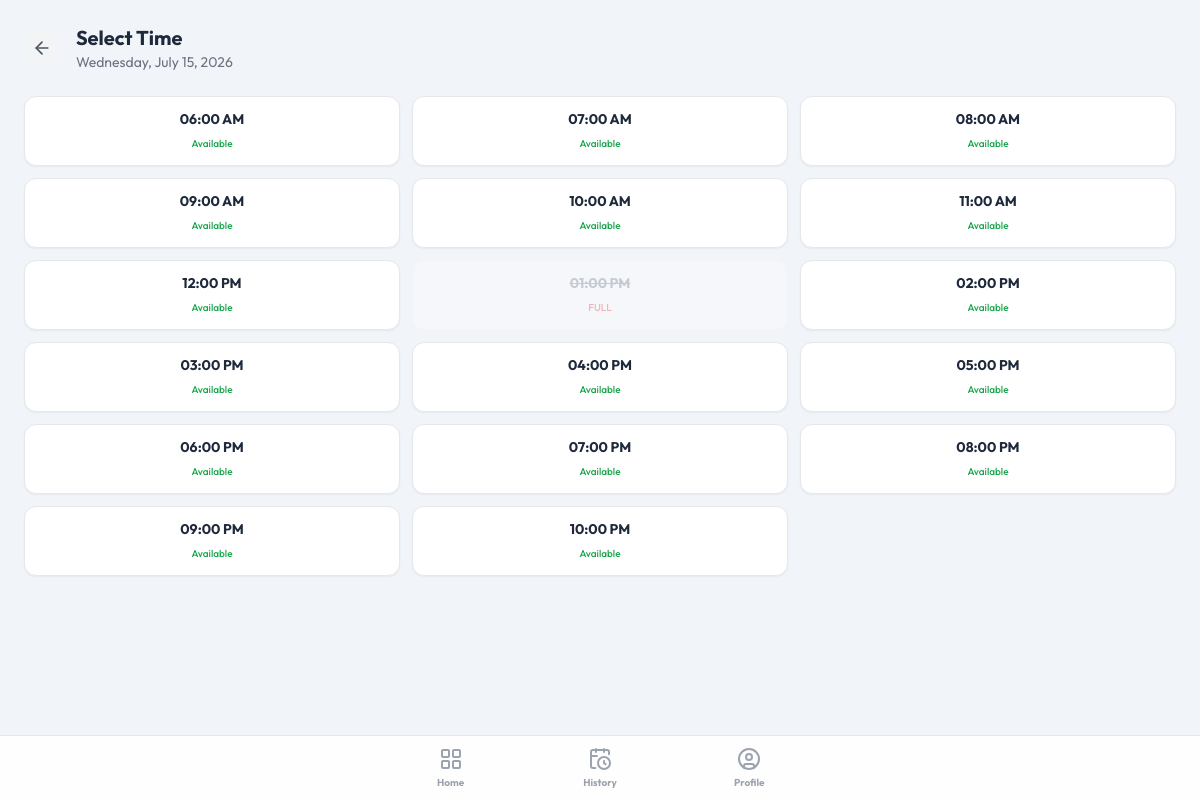
Screenshot of /appointments/book/slots/?date=2026-07-15 (signed in) with the database file from the repository.
### appointments/models.py (models this page shows, shortened)
class DailySlot(models.Model):
    date = models.DateField()
    time = models.TimeField()
    capacity = models.PositiveIntegerField(default=1)
    booked_count = models.PositiveIntegerField(default=0)
    is_active = models.BooleanField(default=True)
    class Meta:
        unique_together = ('date', 'time')
        ordering = ['date', 'time']
    @property
    def is_full(self):
        return self.booked_count >= self.capacity

### appointments/views.py (the view)
# urls.py: path('book/slots/', views.booking_slots, name='booking_slots'),
@login_required
def booking_slots(request):
    date_str = request.GET.get('date')
    if not date_str:
        return redirect('appointments:booking_date')
    try:
        date_obj = datetime.strptime(date_str, '%Y-%m-%d').date()
    except ValueError:
        return redirect('appointments:booking_date')
    generate_slots_for_date(date_obj)
    slots = DailySlot.objects.filter(date=date_obj).order_by('time')
    return render(request, 'appointments/booking_slots.html', {'date': date_obj, 'slots': slots})

### appointments/utils.py (called while the page is built)
def generate_slots_for_date(date):
    templates = SlotTemplate.objects.filter(is_active=True)
    created_slots = []
    for template in templates:
        slot, created = DailySlot.objects.get_or_create(
            date=date,
            time=template.time,
            defaults={'capacity': 1}
        )
        if created:
            created_slots.append(slot)
    return created_slots

### templates/appointments/booking_slots.html
{% extends 'appointments/base_mobile.html' %} {% block content %}
<div class="p-6">
  <div class="flex items-center gap-4 mb-6">
    <a
      href="{% url 'appointments:booking_date' %}"
      class="bg-gray-100 p-2 rounded-lg hover:bg-gray-200 transition-colors"
    >
      <i data-lucide="arrow-left" class="w-5 h-5 text-gray-600"></i>
    </a>
    <div>
      <h1 class="text-xl font-heading font-bold text-secondary">Select Time</h1>
      <p class="text-sm text-gray-500">{{ date|date:"l, F d, Y" }}</p>
    </div>
  </div>
  <div class="grid grid-cols-3 gap-3">
    {% for slot in slots %} {% if slot.is_full %}
    <div
      class="bg-gray-50 border border-gray-100 rounded-xl p-3 text-center opacity-50 cursor-not-allowed"
    >
      <span class="block text-sm font-bold text-gray-400 line-through"
        >{{ slot.time|date:"h:i A" }}</span
      >
      <span class="text-[10px] text-red-400 font-medium">FULL</span>
    </div>
    {% else %}
    <a
      href="{% url 'appointments:booking_confirm' slot.id %}"
      class="bg-white border border-gray-200 rounded-xl p-3 text-center hover:border-primary hover:bg-teal-50 hover:text-primary transition-all shadow-sm"
    >
      <span class="block text-sm font-bold">{{ slot.time|date:"h:i A" }}</span>
      <span class="text-[10px] text-green-600 font-medium">Available</span>
    </a>
    {% endif %} {% empty %}
    <div class="col-span-3 text-center py-8">
      <p class="text-gray-500">No slots available for this date.</p>
    </div>
    {% endfor %}
  </div>
</div>
{% endblock %}

### templates/appointments/base_mobile.html (style rules this page uses)
body { -webkit-tap-highlight-color: transparent; }

### rows the page displays
DailySlot: time "06:00 AM"
DailySlot: time "07:00 AM"
DailySlot: time "08:00 AM"
DailySlot: time "09:00 AM"
DailySlot: time "10:00 AM"
DailySlot: time "11:00 AM"
DailySlot: time "12:00 PM"
DailySlot: time "01:00 PM"
DailySlot: time "02:00 PM"
DailySlot: time "03:00 PM"
DailySlot: time "04:00 PM"
DailySlot: time "05:00 PM"
DailySlot: time "06:00 PM"
DailySlot: time "07:00 PM"
DailySlot: time "08:00 PM"
DailySlot: time "09:00 PM"
DailySlot: time "10:00 PM"

### other values shown
{{ date|date:"l, F d, Y" }} "Wednesday, July 15, 2026"
